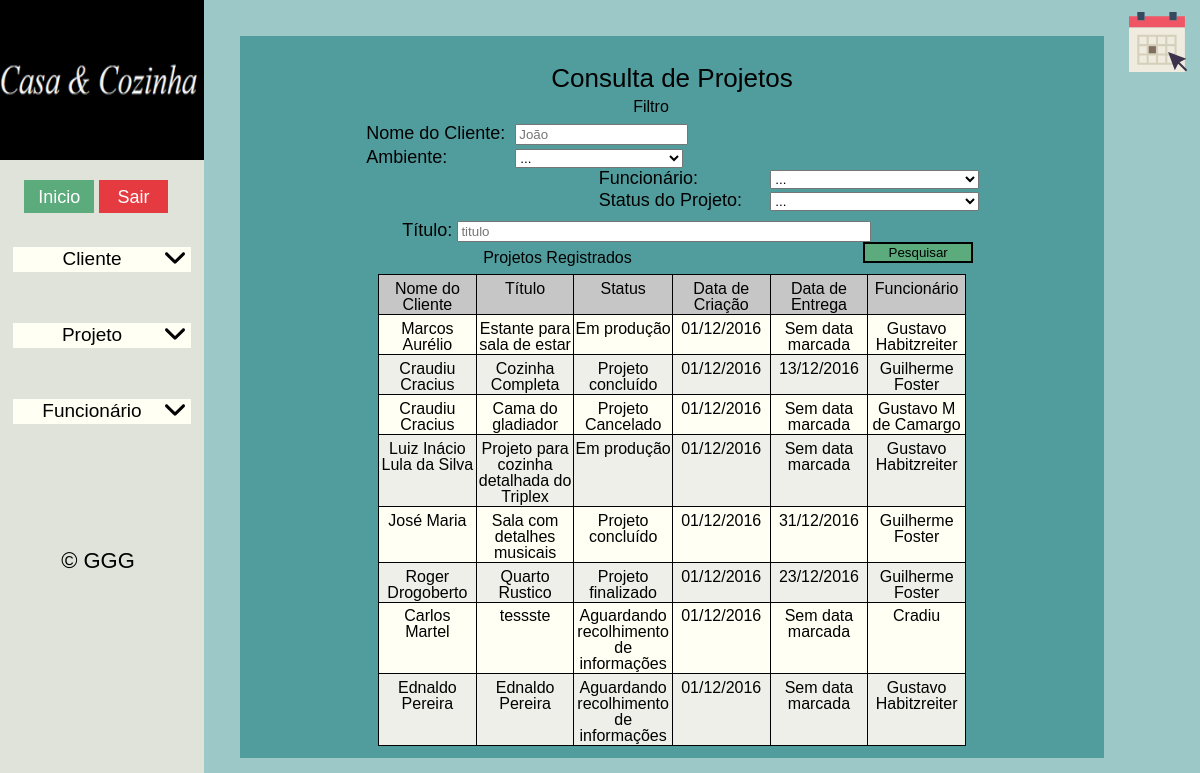
/sistema/inicial/inicial_pagina-inicial.php?pas=projeto&arq=consultas, run on the app's committed database.
### tables this page shows
CREATE TABLE `projetos` (
  `id` int(4) UNSIGNED ZEROFILL NOT NULL COMMENT 'Codigo de identificação de projetos.',
  `funcionarios_id` tinyint(2) UNSIGNED ZEROFILL NOT NULL COMMENT 'Código de identificação do funcionário.',
  `clientes_id` tinyint(3) UNSIGNED ZEROFILL NOT NULL COMMENT 'Código de identificação do cliente.',
  `status` tinyint(1) NOT NULL COMMENT 'Status em que se encontra o projeto:\n1 - Aguardando recolhimento de informações\n2 - Desenvolvimento pré-molde\n3 - Em produção\n4 - Projeto finalizado\n5 - Projeto concluido\n6 - Projeto cancelado',
  `titulo` varchar(45) NOT NULL COMMENT 'Titulo do projeto.',
  `bairro` varchar(20) NOT NULL COMMENT 'Bairro onde o cliente reside.',
  `logradouro` varchar(45) NOT NULL COMMENT 'Rua/Avenida que o cliente reside.',
  `numero` int(5) NOT NULL COMMENT 'Numero da casa da residencia do cliente.',
  `complemento` varchar(40) NOT NULL COMMENT 'Complemento da residencia do cliente.',
  `cidade` varchar(30) DEFAULT NULL COMMENT 'Cidade que o cliente reside.',
  `descricao` text COMMENT 'Descrição do projeto, onde é registrado as informações/descrições que o cliente repassa para o funcionário.',
  `valor` decimal(6,2) DEFAULT NULL
);

CREATE TABLE `clientes` (
  `id` tinyint(3) UNSIGNED ZEROFILL NOT NULL COMMENT 'Código de identificação do cliente.',
  `nome` varchar(45) NOT NULL COMMENT 'Nome completo do cliente.',
  `telefone` bigint(14) NOT NULL COMMENT 'Numero telefonico do cliente para contato.',
  `cpf` bigint(11) DEFAULT NULL COMMENT 'CPF do cliente.',
  `rg` char(10) DEFAULT NULL COMMENT 'RG do cliente.',
  `email` varchar(100) DEFAULT NULL COMMENT 'email do cliente para contato.',
  `cidade` varchar(30) DEFAULT NULL COMMENT 'Cidade onde o cliente reside.',
  `bairro` varchar(20) DEFAULT NULL COMMENT 'Bairro onde o cliente reside.',
  `logradouro` varchar(45) DEFAULT NULL COMMENT 'Rua/Avenida onde o cliente reside.',
  `numero` int(5) DEFAULT NULL COMMENT 'Numero da residencia do cliente.',
  `complemento` varchar(40) DEFAULT NULL COMMENT 'Complemento da residencia do cliente.'
);

CREATE TABLE `funcionarios` (
  `id` tinyint(2) UNSIGNED ZEROFILL NOT NULL COMMENT 'Código de identificação do funcionário.',
  `usuarios_id` tinyint(2) UNSIGNED ZEROFILL NOT NULL COMMENT 'Código de identificação do usuário.',
  `nome` varchar(45) NOT NULL COMMENT 'Nome completo do funcionário.',
  `telefone` bigint(14) NOT NULL COMMENT 'Numero telefonico do funcionário.',
  `email` varchar(100) NOT NULL COMMENT 'Email do funcionário.'
);

CREATE TABLE `agendamentos` (
  `id` int(6) UNSIGNED ZEROFILL NOT NULL COMMENT 'Código do agendamento',
  `projetos_id` int(4) UNSIGNED ZEROFILL NOT NULL COMMENT 'Código de identifição do projeto que recebeu o agendamento.',
  `tipo` tinyint(1) NOT NULL COMMENT 'Tipo de agendamento que será feito.\n1 - Agendamento de recolhimento de informações\n2 - Agendamento de homologação de projeto\n3 - Agendamento de entrega de produto',
  `status` tinyint(1) NOT NULL COMMENT 'Status em que se encontra o agendamento.\n1 - Completo\n2 - Imcompleto\n3 - Cancelado',
  `data_marcada` date NOT NULL COMMENT 'Data marcada pelo funcionários no agendamento.',
  `horario` time NOT NULL COMMENT 'Hórario marcado pelo funcionários para o agendamento.',
  `data_criada` date NOT NULL COMMENT 'Data em que foi feito o registro.'
);

### adicionais/php/php_conversaostatus.php (called while the page is built, shortened)
<?php
  function projeto($status){
    switch($status){
      case '1':
        return "Aguardando recolhimento de informações";
        break;
      case '3':
        return "Em produção";
        break;
      case '4':
        return "Projeto finalizado";
        break;
      case '5':
        return "Projeto concluído";
        break;
      case '6':
        return "Projeto Cancelado";
        break;
    }
}
?>

### adicionais/php/php_conversaodata.php (called while the page is built, shortened)
<?php
function data_local($data) {
	$conversao = explode("-", $data);
	$convertida = $conversao[2] . "/" . $conversao[1] . "/" . $conversao[0];
	return $convertida;
}
?>

### sistema/projeto/projeto_consultas.php (the view, shortened to what this page needs)
<h1 class="titulo-pagina">Consulta de Projetos</h1>
<h2 class="subtitulo">Filtro</h2>
  <form name="frmfiltroprojetos" action="?pas=projeto&arq=consultas" method="POST">
    <div class="area-filtro-projetos">
      <div class="div-e-filtro">
        <div>
          <label>Nome do Cliente: </label>
          <input type="text" name="txtnome" placeholder="João" maxlength="20"></input>
        </div>
        <div>
          <label>Ambiente: </label>
          <select name="selambiente">
            <option value="">...</option>
            <?php
$sql_sel_ambientes = "SELECT nome, id FROM ambientes";
$sql_sel_ambientes_preparado = $conexaobd->prepare($sql_sel_ambientes);
$sql_sel_ambientes_preparado->execute();
	?>
          </select>
        </div>
      </div>
      <div class="div-d-filtro">
        <div>
          <label>Funcionário: </label>
          <select name="selfuncionario">
            <option value="">...</option>
            <?php
$sql_sel_funcionarios = "SELECT nome, id FROM funcionarios";
$sql_sel_funcionarios_preparado = $conexaobd->prepare($sql_sel_funcionarios);
$sql_sel_funcionarios_preparado->execute();
	?>
          </select>
        </div>
        <div>
          <label>Status do Projeto: </label>
          <select name="selstatus">
            <option value="">...</option>
          </select>
        </div>
      </div>
      <div class="filtro-projetos">
        <label>Título: </label>
        <input type="text" name="txttitulo" placeholder="titulo"></input><button type="submit" name="btnenviar" class="btn-filtro-projeto" >Pesquisar</button>
      </div>
    </div>
  </form>
    <?php
if ((isset($_POST['txtnome'])) || (isset($_POST['selambiente'])) || (isset($_POST['selfuncionario'])) || (isset($_POST['txttitulo'])) || (isset($_POST['selstatus']))) {
	$p_nome = $_POST['txtnome'];
	$p_ambiente = $_POST['selambiente'];
	$p_funcionario = $_POST['selfuncionario'];
	$p_titulo = $_POST['txttitulo'];
	$p_status = $_POST['selstatus'];
	?>
          <h2 class="subtitulo">Projetos Registrados</h2>
            <section>
              <div class="tabela-consultas-2">
                <table id="tr-link">
                 <thead>
                   <tr>
                     <th width="16%">Nome do Cliente</th>
                     <th width="16%">Título</th>
                     <th width="16%">Status</th>
                     <th width="16%">Data de Criação</th>
                     <th width="16%">Data de Entrega</th>
                     <th width="16%">Funcionário</th>
                   </tr>
                 </thead>
                 <tbody>
          <?php
$sql_sel_pesquisa = "SELECT clientes.nome as nome_cliente, projetos.titulo, projetos.status, funcionarios.nome as
          nome_funcionario, projetos.id as projetos_id FROM clientes INNER JOIN projetos on clientes.id=projetos.clientes_id
          INNER JOIN funcionarios on projetos.funcionarios_id=funcionarios.id WHERE clientes.nome LIKE '%" . $p_nome . "%' AND
          funcionarios.id LIKE '%" . $p_funcionario . "%' AND projetos.status LIKE '%" . $p_status . "%'
          AND projetos.titulo LIKE '%" . $p_titulo . "%'";
	$sql_sel_pesquisa_preparado = $conexaobd->prepare($sql_sel_pesquisa);
	$sql_sel_pesquisa_preparado->execute();
	if ($sql_sel_pesquisa_preparado->rowCount() > 0) {
		while ($sql_sel_pesquisa_dados = $sql_sel_pesquisa_preparado->fetch()) {
			$status = projeto($sql_sel_pesquisa_dados['status']);
			$sql_sel_agendamentos = "SELECT data_criada FROM agendamentos WHERE projetos_id = '" . $sql_sel_pesquisa_dados['projetos_id'] . "'
                  AND id LIKE '%" . $p_ambiente . "%'";
			$sql_sel_agendamentos_preparado = $conexaobd->prepare($sql_sel_agendamentos);
			$sql_sel_agendamentos_preparado->execute();
			$sql_sel_agendamentos_dados = $sql_sel_agendamentos_preparado->fetch();
			$sql_sel_entrega = "SELECT data_marcada FROM agendamentos WHERE tipo='3' AND projetos_id = '" . $sql_sel_pesquisa_dados['projetos_id'] . "' AND id LIKE '%" . $p_ambiente . "%' ";
			$sql_sel_entrega_preparado = $conexaobd->prepare($sql_sel_entrega);
			$sql_sel_entrega_preparado->execute();
			$sql_sel_entrega_dados = $sql_sel_entrega_preparado->fetch();
      if ($sql_sel_agendamentos_preparado->rowCount() == 0) {
        $data_marcada = "Sem data marcada";
        $data_criada = "Sem data criada";
      } else {
        if ($sql_sel_entrega_preparado->rowCount() > 0) {
          $data_marcada = data_local($sql_sel_entrega_dados['data_marcada']);
        } else {
          $data_marcada = "Sem data marcada";
        }
        $data_criada = data_local($sql_sel_agendamentos_dados['data_criada']);
      }
			?>
                    <tr href="?pas=projeto&arq=consultadetalhada&id=<?php echo $sql_sel_pesquisa_dados['projetos_id']; ?>">
                      <td><?php echo $sql_sel_pesquisa_dados['nome_cliente']; ?></td>
                      <td><?php echo $sql_sel_pesquisa_dados['titulo']; ?></td>
                      <td><?php echo $status; ?></td>
                      <td><?php echo $data_criada; ?></td>
                      <td><?php echo $data_marcada; ?></td>
                      <td><?php echo $sql_sel_pesquisa_dados['nome_funcionario']; ?></td>
                    </tr>
                  <?php
}
	} else {
		?>
                <tr>
                  <td colspan="6">Não foram encontrados projetos</td>
                </tr>
              <?php
}
	?>
          </tbody>
        </table>
      </div>
    </section>
          <?php
} else {
	?>
    <h2 class="subtitulo">Projetos Registrados</h2>
    <section>
      <div class="tabela-consultas-2">
        <table id="tr-link">
          <?php
$sql_sel_projetos = "SELECT clientes.nome as nome_cliente, projetos.titulo, projetos.status, funcionarios.nome as nome_funcionario, projetos.id as projetos_id
             FROM clientes INNER JOIN projetos on clientes.id=projetos.clientes_id INNER JOIN funcionarios on projetos.funcionarios_id=funcionarios.id";
	$sql_sel_projetos_preparado = $conexaobd->prepare($sql_sel_projetos);
	$sql_sel_projetos_preparado->execute();
	?>
            <thead>
              <tr>
                <th width="16%">Nome do Cliente</th>
                <th width="16%">Título</th>
                <th width="16%">Status</th>
                <th width="16%">Data de Criação</th>
                <th width="16%">Data de Entrega</th>
                <th width="16%">Funcionário</th>
              </tr>
            </thead>
            <tbody>
              <?php
if ($sql_sel_projetos_preparado->rowCount() > 0) {
		while ($sql_sel_projetos_dados = $sql_sel_projetos_preparado->fetch()) {
			$status = projeto($sql_sel_projetos_dados['status']);
			$sql_sel_agendamentos = "SELECT data_criada, data_marcada FROM agendamentos WHERE projetos_id = '" . $sql_sel_projetos_dados['projetos_id'] . "'";
			$sql_sel_agendamentos_preparado = $conexaobd->prepare($sql_sel_agendamentos);
			$sql_sel_agendamentos_preparado->execute();
			$sql_sel_agendamentos_dados = $sql_sel_agendamentos_preparado->fetch();
			$sql_sel_entrega = "SELECT data_marcada FROM agendamentos WHERE tipo='3' AND projetos_id = '" . $sql_sel_projetos_dados['projetos_id'] . "' ";
			$sql_sel_entrega_preparado = $conexaobd->prepare($sql_sel_entrega);
			$sql_sel_entrega_preparado->execute();
			$sql_sel_entrega_dados = $sql_sel_entrega_preparado->fetch();
			if ($sql_sel_agendamentos_preparado->rowCount() == 0) {
				$data_marcada = "Sem data marcada";
				$data_criada = "Sem data criada";
			} else {
				if ($sql_sel_entrega_preparado->rowCount() > 0) {
					$data_marcada = data_local($sql_sel_entrega_dados['data_marcada']);
				} else {
					$data_marcada = "Sem data marcada";
				}
				$data_criada = data_local($sql_sel_agendamentos_dados['data_criada']);
			}
			?>
              <tr href="?pas=projeto&arq=consultadetalhada&id=<?php echo $sql_sel_projetos_dados['projetos_id'] ?>">
                <td><?php echo $sql_sel_projetos_dados['nome_cliente']; ?></td>
                <td><?php echo $sql_sel_projetos_dados['titulo']; ?></td>
                <td><?php echo $status; ?></td>
                <td><?php echo $data_criada; ?></td>
                <td><?php echo $data_marcada; ?></td>
                <td><?php echo $sql_sel_projetos_dados['nome_funcionario']; ?></td>
              </tr>
              <?php
}
	} else {
		?>
                  <tr href="#">
                    <td colspan="6">Não existem projetos registrados</td>
                  </tr>
                  <?php
}
}
?>
            </tbody>
        </table>
      </div>
    </section>

### data on the page
projetos: clientes.nome "Marcos Aurélio", titulo "Estante para sala de estar", status "Em produção", data_criada "01/12/2016", data_marcada "Sem data marcada", funcionarios.nome "Gustavo Habitzreiter"
projetos: clientes.nome "Craudiu Cracius", titulo "Cozinha Completa", status "Projeto concluído", data_criada "01/12/2016", agendamentos.data_marcada "13/12/2016", funcionarios.nome "Guilherme Foster"
projetos: clientes.nome "Craudiu Cracius", titulo "Cama do gladiador", status "Projeto Cancelado", data_criada "01/12/2016", data_marcada "Sem data marcada", funcionarios.nome "Gustavo M de Camargo"
projetos: clientes.nome "Luiz Inácio Lula da Silva", titulo "Projeto para cozinha detalhada do Triplex", status "Em produção", data_criada "01/12/2016", data_marcada "Sem data marcada", funcionarios.nome "Gustavo Habitzreiter"
projetos: clientes.nome "José Maria", titulo "Sala com detalhes musicais", status "Projeto concluído", data_criada "01/12/2016", agendamentos.data_marcada "31/12/2016", funcionarios.nome "Guilherme Foster"
projetos: clientes.nome "Roger Drogoberto", titulo "Quarto Rustico", status "Projeto finalizado", data_criada "01/12/2016", agendamentos.data_marcada "23/12/2016", funcionarios.nome "Guilherme Foster"
projetos: clientes.nome "Carlos Martel", titulo "tessste", status "Aguardando recolhimento de informações", data_criada "01/12/2016", data_marcada "Sem data marcada", funcionarios.nome "Cradiu"
projetos: clientes.nome "Ednaldo Pereira", titulo "Ednaldo Pereira", status "Aguardando recolhimento de informações", data_criada "01/12/2016", data_marcada "Sem data marcada", funcionarios.nome "Gustavo Habitzreiter"
